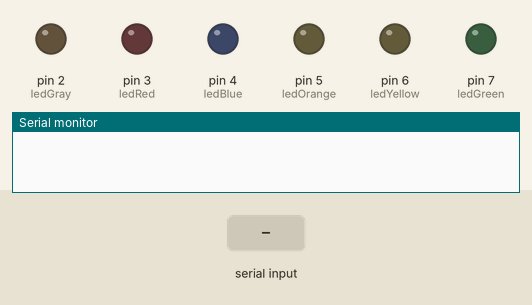
This sketch was run on a simulated Arduino Uno, built with avr-gcc and run on an emulated ATmega328P. Shown: output pins drawn as LEDs (lit = HIGH), the last lines printed to the serial monitor. The inputs (shaded band) are chosen by the test bench.

Above: at 1.2 s.
1.3 s: "1" received over Serial
At 2.2 s:
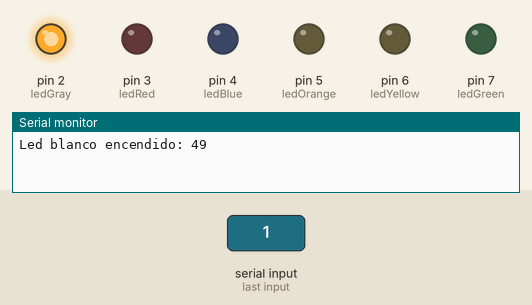
2.8 s: "2" received over Serial
At 6.5 s:
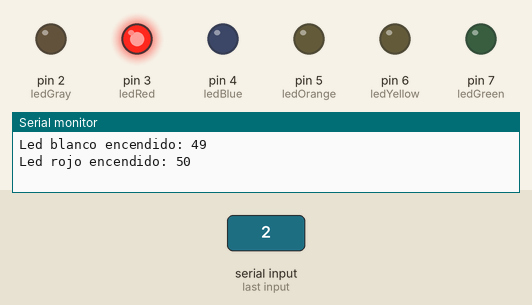
Timing chart, 0 to 10.8 s (numbered marks = the images above; inputs shaded):
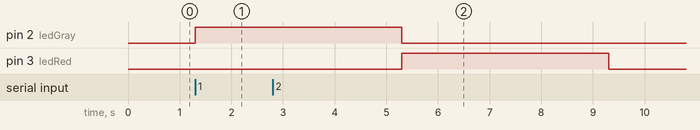

The sketch:

sem_foro_1.ino
```cpp
/*
Autor: Roberto Rico Sandoval.
Fille: Semáforo con LED's.
Date: 28/ 12/ 2022
*/

const int ledGray = 2;
const int ledRed = 3;
const int ledBlue = 4;
const int ledOrange = 5;
const int ledYellow = 6;
const int ledGreen = 7;

int lectura;

void setup()
{

  Serial.begin(9600);
  pinMode(ledGray, OUTPUT);
  pinMode(ledRed, OUTPUT);
  pinMode(ledBlue, OUTPUT);
  pinMode(ledOrange, OUTPUT);
  pinMode(ledYellow, OUTPUT);
  pinMode(ledGreen, OUTPUT);

}

void loop()
{
  digitalWrite(ledGreen, LOW);
  digitalWrite(ledYellow, LOW);
  digitalWrite(ledOrange, LOW);
  digitalWrite(ledBlue, LOW);
  digitalWrite(ledRed, LOW);
  digitalWrite(ledGray, LOW);

  if(Serial.available() > 0){

    lectura = Serial.read();

    if(lectura == '1'){

      Serial.print("Led blanco encendido: ");
      Serial.println(lectura);
      digitalWrite(ledGray, HIGH);
      delay(4000);
    }

    else if(lectura == '2'){

      Serial.print("Led rojo encendido: ");
      Serial.println(lectura);
      digitalWrite(ledRed, HIGH);
      delay(4000);
    }

    else if(lectura == '3'){

      Serial.print("Led azul encendido: ");
      Serial.println(lectura);
      digitalWrite(ledBlue, HIGH);
      delay(4000);
    }

    else if(lectura == '4'){

      Serial.print("Led naranja encendido: ");
      Serial.println(lectura);
      digitalWrite(ledOrange, HIGH);
      delay(4000);
    }

    else if(lectura == '5'){

      Serial.print("Led amarillo encendido: ");
      Serial.println(lectura);
      digitalWrite(ledYellow, HIGH);
      delay(4000);
    }

    else if(lectura == '6'){

      Serial.print("Led verde encendido: ");
      Serial.println(lectura);
      digitalWrite(ledGreen, HIGH);
      delay(4000);
    }
  }
}
```

Measured:
- after the input at 1.3 s, pin 2 (ledGray): LOW → HIGH at once
- after the input at 2.8 s, pin 3 (ledRed): LOW → HIGH after 2.5 s, → LOW 4.0 s later
